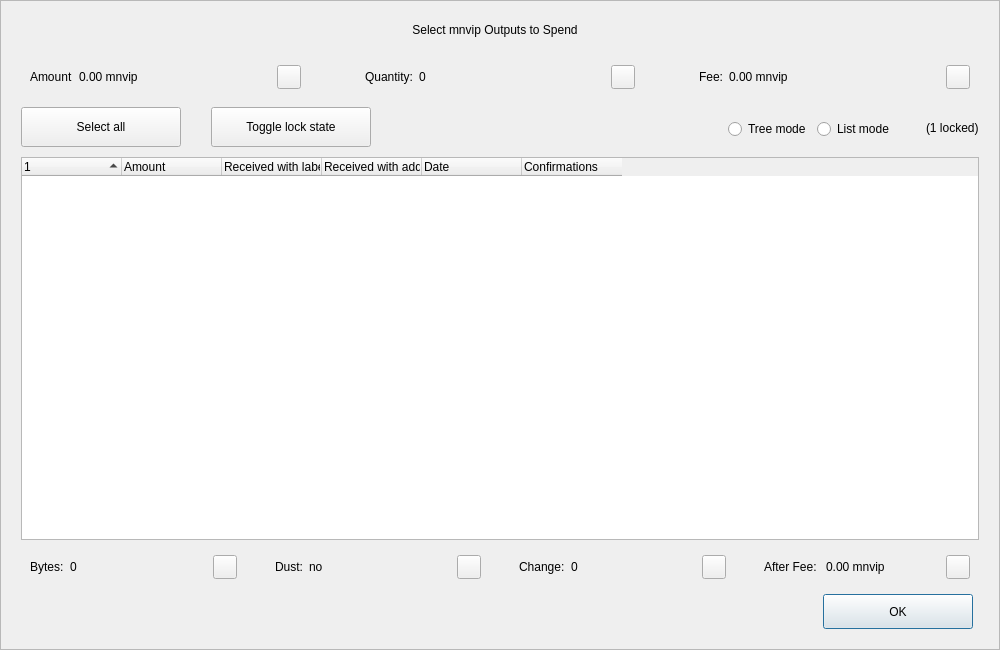
<?xml version="1.0" encoding="UTF-8"?>
<ui version="4.0">
 <class>CoinControlDialog</class>
 <widget class="QDialog" name="CoinControlDialog">
  <property name="geometry">
   <rect>
    <x>0</x>
    <y>0</y>
    <width>1000</width>
    <height>650</height>
   </rect>
  </property>
  <property name="minimumSize">
   <size>
    <width>950</width>
    <height>650</height>
   </size>
  </property>
  <property name="windowTitle">
   <string>Coin Selection</string>
  </property>
  <property name="styleSheet">
   <string notr="true"/>
  </property>
  <layout class="QVBoxLayout" name="verticalLayout">
   <property name="spacing">
    <number>0</number>
   </property>
   <property name="leftMargin">
    <number>0</number>
   </property>
   <property name="topMargin">
    <number>0</number>
   </property>
   <property name="rightMargin">
    <number>0</number>
   </property>
   <property name="bottomMargin">
    <number>0</number>
   </property>
   <item>
    <widget class="QFrame" name="frameContainer">
     <property name="toolTipDuration">
      <number>0</number>
     </property>
     <property name="frameShape">
      <enum>QFrame::StyledPanel</enum>
     </property>
     <property name="frameShadow">
      <enum>QFrame::Raised</enum>
     </property>
     <layout class="QVBoxLayout" name="verticalLayout_2">
      <property name="leftMargin">
       <number>0</number>
      </property>
      <property name="rightMargin">
       <number>0</number>
      </property>
      <property name="bottomMargin">
       <number>20</number>
      </property>
      <item>
       <layout class="QHBoxLayout" name="horizontalLayout_12">
        <property name="spacing">
         <number>0</number>
        </property>
        <property name="leftMargin">
         <number>20</number>
        </property>
        <property name="rightMargin">
         <number>30</number>
        </property>
        <item>
         <spacer name="horizontalSpacer_4">
          <property name="orientation">
           <enum>Qt::Horizontal</enum>
          </property>
          <property name="sizeHint" stdset="0">
           <size>
            <width>40</width>
            <height>20</height>
           </size>
          </property>
         </spacer>
        </item>
        <item>
         <widget class="QLabel" name="labelTitle">
          <property name="minimumSize">
           <size>
            <width>0</width>
            <height>40</height>
           </size>
          </property>
          <property name="maximumSize">
           <size>
            <width>16777215</width>
            <height>40</height>
           </size>
          </property>
          <property name="text">
           <string>Select mnvip Outputs to Spend</string>
          </property>
          <property name="alignment">
           <set>Qt::AlignCenter</set>
          </property>
          <property name="margin">
           <number>7</number>
          </property>
         </widget>
        </item>
        <item>
         <spacer name="horizontalSpacer_5">
          <property name="orientation">
           <enum>Qt::Horizontal</enum>
          </property>
          <property name="sizeHint" stdset="0">
           <size>
            <width>40</width>
            <height>20</height>
           </size>
          </property>
         </spacer>
        </item>
       </layout>
      </item>
      <item>
       <layout class="QHBoxLayout" name="horizontalLayout_8">
        <property name="leftMargin">
         <number>20</number>
        </property>
        <property name="rightMargin">
         <number>20</number>
        </property>
        <item>
         <widget class="QWidget" name="layoutAmount" native="true">
          <layout class="QHBoxLayout" name="horizontalLayout_9" stretch="0,1,0">
           <item>
            <widget class="QLabel" name="labelCoinControlAmountText">
             <property name="text">
              <string>Amount</string>
             </property>
            </widget>
           </item>
           <item>
            <widget class="QLabel" name="labelCoinControlAmount">
             <property name="text">
              <string>0.00 mnvip</string>
             </property>
            </widget>
           </item>
           <item alignment="Qt::AlignHCenter|Qt::AlignVCenter">
            <widget class="QPushButton" name="pushButtonAmount">
             <property name="minimumSize">
              <size>
               <width>0</width>
               <height>24</height>
              </size>
             </property>
             <property name="maximumSize">
              <size>
               <width>24</width>
               <height>26</height>
              </size>
             </property>
             <property name="focusPolicy">
              <enum>Qt::NoFocus</enum>
             </property>
             <property name="styleSheet">
              <string notr="true">padding-bottom:2px;
padding-right:4px;</string>
             </property>
             <property name="text">
              <string/>
             </property>
            </widget>
           </item>
          </layout>
         </widget>
        </item>
        <item>
         <spacer name="horizontalSpacer_2">
          <property name="orientation">
           <enum>Qt::Horizontal</enum>
          </property>
          <property name="sizeType">
           <enum>QSizePolicy::Fixed</enum>
          </property>
          <property name="sizeHint" stdset="0">
           <size>
            <width>40</width>
            <height>20</height>
           </size>
          </property>
         </spacer>
        </item>
        <item>
         <widget class="QWidget" name="layoutQuantity" native="true">
          <layout class="QHBoxLayout" name="horizontalLayout_10" stretch="0,1,0">
           <item>
            <widget class="QLabel" name="labelCoinControlQuantityText">
             <property name="text">
              <string>Quantity:</string>
             </property>
            </widget>
           </item>
           <item>
            <widget class="QLabel" name="labelCoinControlQuantity">
             <property name="text">
              <string>0</string>
             </property>
            </widget>
           </item>
           <item alignment="Qt::AlignHCenter|Qt::AlignVCenter">
            <widget class="QPushButton" name="pushButtonQuantity">
             <property name="minimumSize">
              <size>
               <width>0</width>
               <height>24</height>
              </size>
             </property>
             <property name="maximumSize">
              <size>
               <width>24</width>
               <height>26</height>
              </size>
             </property>
             <property name="focusPolicy">
              <enum>Qt::NoFocus</enum>
             </property>
             <property name="styleSheet">
              <string notr="true">padding-bottom:2px;
               padding-right:4px;</string>
             </property>
             <property name="text">
              <string/>
             </property>
            </widget>
           </item>
          </layout>
         </widget>
        </item>
        <item>
         <spacer name="horizontalSpacer_22">
          <property name="orientation">
           <enum>Qt::Horizontal</enum>
          </property>
          <property name="sizeType">
           <enum>QSizePolicy::Fixed</enum>
          </property>
          <property name="sizeHint" stdset="0">
           <size>
            <width>40</width>
            <height>20</height>
           </size>
          </property>
         </spacer>
        </item>
        <item>
         <widget class="QWidget" name="layoutFee" native="true">
          <layout class="QHBoxLayout" name="horizontalLayout_11" stretch="0,1,0">
           <item>
            <widget class="QLabel" name="labelCoinControlFeeText">
             <property name="text">
              <string>Fee:</string>
             </property>
            </widget>
           </item>
           <item>
            <widget class="QLabel" name="labelCoinControlFee">
             <property name="text">
              <string>0.00 mnvip</string>
             </property>
            </widget>
           </item>
           <item alignment="Qt::AlignHCenter|Qt::AlignVCenter">
            <widget class="QPushButton" name="pushButtonFee">
             <property name="minimumSize">
              <size>
               <width>0</width>
               <height>24</height>
              </size>
             </property>
             <property name="maximumSize">
              <size>
               <width>24</width>
               <height>26</height>
              </size>
             </property>
             <property name="focusPolicy">
              <enum>Qt::NoFocus</enum>
             </property>
             <property name="styleSheet">
              <string notr="true">padding-bottom:2px;
               padding-right:4px;</string>
             </property>
             <property name="text">
              <string/>
             </property>
            </widget>
           </item>
          </layout>
         </widget>
        </item>
       </layout>
      </item>
      <item>
       <widget class="QFrame" name="frame">
        <property name="minimumSize">
         <size>
          <width>0</width>
          <height>40</height>
         </size>
        </property>
        <property name="styleSheet">
         <string notr="true">#frame {
	border:0;
}</string>
        </property>
        <property name="frameShape">
         <enum>QFrame::StyledPanel</enum>
        </property>
        <property name="frameShadow">
         <enum>QFrame::Sunken</enum>
        </property>
        <layout class="QHBoxLayout" name="horizontalLayout">
         <property name="spacing">
          <number>0</number>
         </property>
         <property name="leftMargin">
          <number>20</number>
         </property>
         <property name="topMargin">
          <number>0</number>
         </property>
         <property name="rightMargin">
          <number>20</number>
         </property>
         <property name="bottomMargin">
          <number>0</number>
         </property>
         <item>
          <layout class="QHBoxLayout" name="horizontalLayoutPanel" stretch="0,0,0,0,0,0">
           <property name="spacing">
            <number>20</number>
           </property>
           <item>
            <widget class="QPushButton" name="pushButtonSelectAll">
             <property name="sizePolicy">
              <sizepolicy hsizetype="Maximum" vsizetype="Fixed">
               <horstretch>0</horstretch>
               <verstretch>0</verstretch>
              </sizepolicy>
             </property>
             <property name="minimumSize">
              <size>
               <width>160</width>
               <height>40</height>
              </size>
             </property>
             <property name="maximumSize">
              <size>
               <width>16777215</width>
               <height>40</height>
              </size>
             </property>
             <property name="text">
              <string>Select all</string>
             </property>
             <property name="checkable">
              <bool>true</bool>
             </property>
             <property name="checked">
              <bool>false</bool>
             </property>
             <property name="autoExclusive">
              <bool>false</bool>
             </property>
             <property name="autoDefault">
              <bool>false</bool>
             </property>
            </widget>
           </item>
           <item>
            <spacer name="horizontalSpacer_6">
             <property name="orientation">
              <enum>Qt::Horizontal</enum>
             </property>
             <property name="sizeType">
              <enum>QSizePolicy::Fixed</enum>
             </property>
             <property name="sizeHint" stdset="0">
              <size>
               <width>10</width>
               <height>20</height>
              </size>
             </property>
            </spacer>
           </item>
           <item>
            <widget class="QPushButton" name="pushButtonToggleLock">
             <property name="sizePolicy">
              <sizepolicy hsizetype="Maximum" vsizetype="Fixed">
               <horstretch>0</horstretch>
               <verstretch>0</verstretch>
              </sizepolicy>
             </property>
             <property name="minimumSize">
              <size>
               <width>160</width>
               <height>40</height>
              </size>
             </property>
             <property name="maximumSize">
              <size>
               <width>16777215</width>
               <height>40</height>
              </size>
             </property>
             <property name="text">
              <string>Toggle lock state</string>
             </property>
             <property name="checkable">
              <bool>true</bool>
             </property>
             <property name="autoExclusive">
              <bool>false</bool>
             </property>
             <property name="autoDefault">
              <bool>false</bool>
             </property>
            </widget>
           </item>
           <item>
            <spacer name="horizontalSpacer_7">
             <property name="orientation">
              <enum>Qt::Horizontal</enum>
             </property>
             <property name="sizeType">
              <enum>QSizePolicy::Expanding</enum>
             </property>
             <property name="sizeHint" stdset="0">
              <size>
               <width>30</width>
               <height>20</height>
              </size>
             </property>
            </spacer>
           </item>
           <item alignment="Qt::AlignRight">
            <widget class="QGroupBox" name="groupBox_2">
             <property name="styleSheet">
              <string notr="true">#groupBox_2 {
    background-color:transparent;
    border-radius:0;
}</string>
             </property>
             <property name="title">
              <string/>
             </property>
             <layout class="QHBoxLayout" name="horizontalLayout_14">
              <item>
               <widget class="QRadioButton" name="radioTreeMode">
                <property name="sizePolicy">
                 <sizepolicy hsizetype="Maximum" vsizetype="Fixed">
                  <horstretch>0</horstretch>
                  <verstretch>0</verstretch>
                 </sizepolicy>
                </property>
                <property name="text">
                 <string>Tree mode</string>
                </property>
               </widget>
              </item>
              <item>
               <widget class="QRadioButton" name="radioListMode">
                <property name="sizePolicy">
                 <sizepolicy hsizetype="Maximum" vsizetype="Fixed">
                  <horstretch>0</horstretch>
                  <verstretch>0</verstretch>
                 </sizepolicy>
                </property>
                <property name="text">
                 <string>List mode</string>
                </property>
                <property name="checked">
                 <bool>false</bool>
                </property>
               </widget>
              </item>
             </layout>
            </widget>
           </item>
           <item>
            <widget class="QLabel" name="labelLocked">
             <property name="text">
              <string>(1 locked)</string>
             </property>
            </widget>
           </item>
          </layout>
         </item>
        </layout>
       </widget>
      </item>
      <item>
       <layout class="QHBoxLayout" name="horizontalLayout_13">
        <property name="leftMargin">
         <number>20</number>
        </property>
        <property name="rightMargin">
         <number>20</number>
        </property>
        <item>
         <widget class="CoinControlTreeWidget" name="treeWidget">
          <property name="contextMenuPolicy">
           <enum>Qt::CustomContextMenu</enum>
          </property>
          <property name="styleSheet">
           <string notr="true"/>
          </property>
          <property name="sortingEnabled">
           <bool>false</bool>
          </property>
          <property name="columnCount">
           <number>6</number>
          </property>
          <attribute name="headerShowSortIndicator" stdset="0">
           <bool>true</bool>
          </attribute>
          <attribute name="headerStretchLastSection">
           <bool>false</bool>
          </attribute>
          <column>
           <property name="text">
            <string/>
           </property>
          </column>
          <column>
           <property name="text">
            <string>Amount</string>
           </property>
          </column>
          <column>
           <property name="text">
            <string>Received with label</string>
           </property>
          </column>
          <column>
           <property name="text">
            <string>Received with address</string>
           </property>
          </column>
          <column>
           <property name="text">
            <string>Date</string>
           </property>
          </column>
          <column>
           <property name="text">
            <string>Confirmations</string>
           </property>
           <property name="toolTip">
            <string>Confirmed</string>
           </property>
          </column>
         </widget>
        </item>
       </layout>
      </item>
      <item>
       <layout class="QHBoxLayout" name="horizontalLayout_3">
        <property name="spacing">
         <number>20</number>
        </property>
        <property name="leftMargin">
         <number>20</number>
        </property>
        <property name="rightMargin">
         <number>20</number>
        </property>
        <item>
         <widget class="QWidget" name="layoutBytes" native="true">
          <layout class="QHBoxLayout" name="horizontalLayout_4" stretch="0,1,0">
           <item>
            <widget class="QLabel" name="labelCoinControlBytesText">
             <property name="text">
              <string>Bytes:</string>
             </property>
            </widget>
           </item>
           <item>
            <widget class="QLabel" name="labelCoinControlBytes">
             <property name="text">
              <string>0</string>
             </property>
            </widget>
           </item>
           <item alignment="Qt::AlignHCenter|Qt::AlignVCenter">
            <widget class="QPushButton" name="pushButtonBytes">
             <property name="minimumSize">
              <size>
               <width>0</width>
               <height>24</height>
              </size>
             </property>
             <property name="maximumSize">
              <size>
               <width>24</width>
               <height>26</height>
              </size>
             </property>
             <property name="focusPolicy">
              <enum>Qt::NoFocus</enum>
             </property>
             <property name="styleSheet">
              <string notr="true">padding-bottom:2px;
               padding-right:4px;</string>
             </property>
             <property name="text">
              <string/>
             </property>
            </widget>
           </item>
          </layout>
         </widget>
        </item>
        <item>
         <widget class="QWidget" name="layoutDust" native="true">
          <layout class="QHBoxLayout" name="horizontalLayout_5" stretch="0,1,0">
           <item>
            <widget class="QLabel" name="labelCoinControlLowOutputText">
             <property name="text">
              <string>Dust:</string>
             </property>
            </widget>
           </item>
           <item>
            <widget class="QLabel" name="labelCoinControlLowOutput">
             <property name="text">
              <string>no</string>
             </property>
            </widget>
           </item>
           <item alignment="Qt::AlignHCenter|Qt::AlignVCenter">
            <widget class="QPushButton" name="pushButtonDust">
             <property name="minimumSize">
              <size>
               <width>0</width>
               <height>24</height>
              </size>
             </property>
             <property name="maximumSize">
              <size>
               <width>24</width>
               <height>26</height>
              </size>
             </property>
             <property name="focusPolicy">
              <enum>Qt::NoFocus</enum>
             </property>
             <property name="styleSheet">
              <string notr="true">padding-bottom:2px;
               padding-right:4px;</string>
             </property>
             <property name="text">
              <string/>
             </property>
            </widget>
           </item>
          </layout>
         </widget>
        </item>
        <item>
         <widget class="QWidget" name="layoutChange" native="true">
          <layout class="QHBoxLayout" name="horizontalLayout_6" stretch="0,1,0">
           <item>
            <widget class="QLabel" name="labelCoinControlChangeText">
             <property name="text">
              <string>Change:</string>
             </property>
            </widget>
           </item>
           <item>
            <widget class="QLabel" name="labelCoinControlChange">
             <property name="text">
              <string>0</string>
             </property>
            </widget>
           </item>
           <item alignment="Qt::AlignHCenter|Qt::AlignVCenter">
            <widget class="QPushButton" name="pushButtonChange">
             <property name="minimumSize">
              <size>
               <width>0</width>
               <height>24</height>
              </size>
             </property>
             <property name="maximumSize">
              <size>
               <width>24</width>
               <height>26</height>
              </size>
             </property>
             <property name="focusPolicy">
              <enum>Qt::NoFocus</enum>
             </property>
             <property name="styleSheet">
              <string notr="true">padding-bottom:2px;
               padding-right:4px;</string>
             </property>
             <property name="text">
              <string/>
             </property>
            </widget>
           </item>
          </layout>
         </widget>
        </item>
        <item>
         <widget class="QWidget" name="layoutAfter" native="true">
          <layout class="QHBoxLayout" name="horizontalLayout_7" stretch="0,1,0">
           <item>
            <widget class="QLabel" name="labelCoinControlAfterFeeText">
             <property name="text">
              <string>After Fee: </string>
             </property>
            </widget>
           </item>
           <item>
            <widget class="QLabel" name="labelCoinControlAfterFee">
             <property name="text">
              <string>0.00 mnvip</string>
             </property>
            </widget>
           </item>
           <item alignment="Qt::AlignHCenter|Qt::AlignVCenter">
            <widget class="QPushButton" name="pushButtonAlterFee">
             <property name="minimumSize">
              <size>
               <width>0</width>
               <height>24</height>
              </size>
             </property>
             <property name="maximumSize">
              <size>
               <width>24</width>
               <height>26</height>
              </size>
             </property>
             <property name="focusPolicy">
              <enum>Qt::NoFocus</enum>
             </property>
             <property name="styleSheet">
              <string notr="true">padding-bottom:2px;
               padding-right:4px;</string>
             </property>
             <property name="text">
              <string/>
             </property>
            </widget>
           </item>
          </layout>
         </widget>
        </item>
       </layout>
      </item>
      <item>
       <layout class="QHBoxLayout" name="horizontalLayout_2">
        <property name="spacing">
         <number>0</number>
        </property>
        <property name="leftMargin">
         <number>20</number>
        </property>
        <property name="rightMargin">
         <number>26</number>
        </property>
        <item>
         <spacer name="horizontalSpacer_3">
          <property name="orientation">
           <enum>Qt::Horizontal</enum>
          </property>
          <property name="sizeHint" stdset="0">
           <size>
            <width>558</width>
            <height>20</height>
           </size>
          </property>
         </spacer>
        </item>
        <item>
         <widget class="QPushButton" name="pushButtonOk">
          <property name="minimumSize">
           <size>
            <width>150</width>
            <height>35</height>
           </size>
          </property>
          <property name="text">
           <string>OK</string>
          </property>
         </widget>
        </item>
       </layout>
      </item>
     </layout>
    </widget>
   </item>
  </layout>
 </widget>
 <customwidgets>
  <customwidget>
   <class>CoinControlTreeWidget</class>
   <extends>QTreeWidget</extends>
   <header>coincontroltreewidget.h</header>
  </customwidget>
 </customwidgets>
 <resources/>
 <connections/>
</ui>
